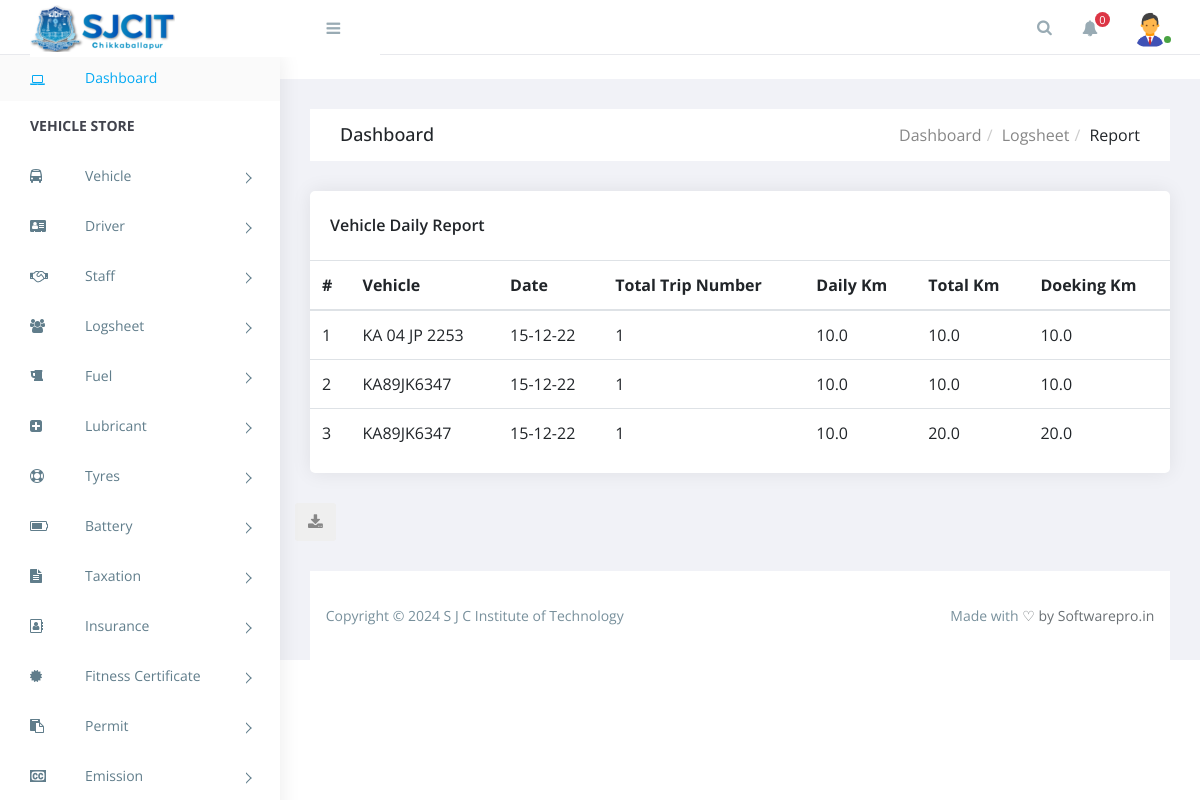
Page /logsheet_other (signed in) on the committed database.
### accounts/models.py (models this page shows, shortened)
class Profile(models.Model):
    user = models.OneToOneField(User,null=True,on_delete=models.CASCADE)
    name = models.CharField(max_length=200,null=True)
    phone = models.CharField(max_length=200,null=True)
    email = models.EmailField(max_length=50,null=True)
    image = models.ImageField(default='/admin.png',null=True)
    date_created = models.DateTimeField(auto_now_add=True,null=True)

### invoice/models.py (models this page shows, shortened)
class Log(models.Model):
    vehicle = models.ForeignKey(Vehicle, on_delete=models.CASCADE)
    date_time = models.DateTimeField(
        default=timezone.now, blank=True, null=True)
    @property
    def doeking_km(self):
        if Logsheet.objects.filter(log=self).exists():
            return Logsheet.objects.filter(log=self).last().doeking_km
        elif Logsheet.objects.filter(log=self) == None:
            return 0
        else:
            return 0
    @property
    def daily_km(self):
        return Logsheet.objects.filter(log=self).aggregate(Sum('daily_km'))['daily_km__sum']
    @property
    def total_km(self):
        if Logsheet.objects.filter(log=self).exists():
            return Logsheet.objects.filter(log=self).last().doeking_km
        elif Logsheet.objects.filter(log__vehicle=self.vehicle) == None:
            return 0
        else:
            return 0
    @property
    def total_trip(self):
        return Logsheet.objects.filter(log=self).count()

class Vehicle(models.Model):
    user = models.ForeignKey(
        User, on_delete=models.CASCADE, related_name="vehicles")
    vehicle_no = models.CharField(max_length=100, blank=False, null=False)
    type = models.CharField(max_length=100, blank=False, null=False,)
    owner_name = models.CharField(max_length=100, blank=False, null=False)
    wheel_base = models.CharField(max_length=100, blank=False, null=False,)
    engine_no = models.CharField(max_length=100, blank=False, null=False,unique=True)
    chasis_no = models.CharField(
        max_length=100, blank=False, null=False, unique=True)
    body_type = models.CharField(max_length=100, blank=False, null=False)
    fuel_type = models.CharField(max_length=100, blank=False, null=False)
    fuel_capacity = models.FloatField(blank=False, null=False)
    make = models.CharField(max_length=100, null=False, blank=False)
    seating_capacity = models.IntegerField(blank=False, null=False)
    unloaden_weight = models.IntegerField(blank=False, null=False)
    loaden_weight = models.IntegerField(blank=False, null=False)
    tyre_size = models.CharField(max_length=100, blank=False, null=False)
    registration_date = models.DateField(blank=False, null=False)
    target_kmpl = models.FloatField(blank=False, null=False, )

class Logsheet(models.Model):
    log = models.ForeignKey(
        Log, on_delete=models.CASCADE, related_name="logsheets")
    driver = models.ForeignKey(
        Driver, on_delete=models.CASCADE, blank=True, null=True)
    trip = models.IntegerField(blank=False, null=False)
    distance_from = models.FloatField(blank=True, null=True, )
    distance_to = models.FloatField(blank=True, null=True, )
    time_from = models.TimeField(blank=False, null=False, default=timezone.now)
    time_to = models.TimeField(blank=False, null=False, default=timezone.now)
    source = models.CharField(max_length=100, blank=True, null=True)
    destination = models.CharField(max_length=100, blank=True, null=True)
    daily_km = models.FloatField(blank=True, null=True,)
    doeking_km = models.FloatField(blank=True, null=True,)

### accounts/decorators.py (the view)
        def wrapper_func(request, *args, **kwargs):
            group = None
            if request.user.groups.exists():
                group = request.user.groups.all()[0].name
            if group in allowed_roles:
                return view_func(request, *args, **kwargs)
            else:
                return HttpResponse('You are not authorized to view this page')

### invoice/notification_processors.py (called while the page is built)
def notifications(request):
    data = Notify.objects.filter(sent=True).order_by('-id')[:3]
    return {'notifications': data}

### invoice/views.py (called while the page is built)
@login_required(login_url="login")
@allowed_users(allowed_roles=["operator"])
def logsheet_other(request):
    log = Log.objects.all().order_by('-date_time')
    return render(request, "invoice/logsheet_other.html", {"log": log, "room_name": "broadcast", })

### templates/invoice/logsheet_other.html (shortened to what this page needs)
{% extends 'base/base.html' %}
{% block breadcrumbs %}
<div class="breadcrumbs">
    <div class="breadcrumbs-inner">
        <div class="row m-0">
            <div class="col-sm-4">
                <div class="page-header float-left">
                    <div class="page-title">
                        <h1>Dashboard</h1>
                    </div>
                </div>
            </div>
            <div class="col-sm-8">
                <div class="page-header float-right">
                    <div class="page-title">
                        <ol class="breadcrumb text-right">
                            <li><a href="">Dashboard</a></li>
                            <li><a href="">Logsheet</a></li>
                            <li class="active">Report</li>
                        </ol>
                    </div>
                </div>
            </div>
        </div>
    </div>
</div>
{% endblock breadcrumbs %}
{% block content %}
<div class="row" style="display: block;">
    <div class="invoice">
    <div class="col-xl-12">
        <div id="invoice">
            <div class="card">
                <div class="card-body">
                    <h4 class="box-title">Vehicle Daily Report</h4>
                </div>
                <div class="card-body--">
                    <table class="table table-hover">
                        <thead>
                            <tr>
                                <th class="expend">#</th>
                                <th class="shrink">Vehicle</th>
                                <th class="shrink">Date</th>
                                <th class="shrink">Total Trip Number</th>
                                <th class="shrink">Daily Km</th>
                                <th class="shrink">Total Km</th>
                                <th class="shrink">Doeking Km</th>
                            </tr>
                        </thead>
                        <tbody>
                            {% if log %}
                            {% for l in log %}
                            <tr>
                                <td class="expend">{{forloop.counter}}</td>
                                <td class="shrink">{{l.vehicle.vehicle_no}}</td>
                                <td class="shrink">{{l.date_time|date:'d-m-y'}}</td>
                                <td class="shrink">{{l.total_trip}}</td>
                                <td class="shrink">{{l.daily_km}}</td>
                                <td class="shrink">{{l.total_km}}</td>
                                <td class="shrink">{{l.doeking_km}}</td>
                            </tr>
                            {% endfor %}
                            {% else %}
                            <tr>
                                <td colspan="4" class="text-center">No Data</td>
                            </tr>
                            {% endif %}
                        </tbody>
                    </table>
                </div>
            </div>
        </div>
    </div>
    </div>
    <button class="btn" onclick="generatePDF()"><i class="fa fa-download"></i></button>
</div>
{% endblock content %}

### templates/base/base.html (shortened to what this page needs)
<!doctype html>
<html class="no-js" lang="">
{% load static %}
<head>
    <link rel="stylesheet" href="https://cdn.jsdelivr.net/npm/normalize.css@8.0.0/normalize.min.css">
    <link rel="stylesheet" href="https://cdn.jsdelivr.net/npm/bootstrap@4.1.3/dist/css/bootstrap.min.css">
    <link rel="stylesheet" href="https://cdn.jsdelivr.net/npm/font-awesome@4.7.0/css/font-awesome.min.css">
    <link rel="stylesheet" href="https://cdn.jsdelivr.net/gh/lykmapipo/themify-icons@0.1.2/css/themify-icons.css">
    <link rel="stylesheet"
        href="https://cdn.jsdelivr.net/npm/pixeden-stroke-7-icon@1.2.3/pe-icon-7-stroke/dist/pe-icon-7-stroke.min.css">
    <link rel="stylesheet" href="https://cdnjs.cloudflare.com/ajax/libs/flag-icon-css/3.2.0/css/flag-icon.min.css"> -->
    <link rel="stylesheet" href="{% static 'assets/css/cs-skin-elastic.css' %}">
    <link rel="stylesheet" href="{% static 'assets/css/style.css' %}">
    <link href="https://cdn.jsdelivr.net/npm/chartist@0.11.0/dist/chartist.min.css" rel="stylesheet">
    <link href="https://cdn.jsdelivr.net/npm/jqvmap@1.5.1/dist/jqvmap.min.css" rel="stylesheet">
    <link href="https://cdn.jsdelivr.net/npm/weathericons@2.1.0/css/weather-icons.css" rel="stylesheet" />
    <link href="https://cdn.jsdelivr.net/npm/fullcalendar@3.9.0/dist/fullcalendar.min.css" rel="stylesheet" />
    <link href="https://cdn.jsdelivr.net/timepicker.js/latest/timepicker.min.css" rel="stylesheet" />
</head>
<body>
    {% include 'base/sidebar.html' %}
    <div id="right-panel" class="right-panel">
        {% include 'base/navbar.html' %}
        {% block breadcrumbs %}
        {% endblock breadcrumbs %}
        <div class="content">
            <div class="animated fadeIn">
                {% block content %}
                {% endblock content %}
            </div>
        </div>
        {% include 'base/footer.html' %}
    </div>
</body>
</html>

### templates/base/sidebar.html (shortened to what this page needs)
<aside id="left-panel" class="left-panel">
    <nav class="navbar navbar-expand-sm navbar-default">
        <div id="main-menu" class="main-menu collapse navbar-collapse">
            <ul class="nav navbar-nav">
                <li class="active">
                    <a href="{% url 'view_vehicle' %}"><i class="menu-icon fa fa-laptop"></i>Dashboard </a>
                </li>
                <li class="menu-title">Vehicle Store</li>
                {% if request.user.is_staff %}
                <li class="menu-item-has-children dropdown">
                    <a href="" class="dropdown-toggle" data-toggle="dropdown" aria-haspopup="true"
                        aria-expanded="false"> <i class="menu-icon fa fa-bus "></i>Vehicle</a>
                </li>
                <li class="menu-item-has-children dropdown">
                    <a href="" class="dropdown-toggle" data-toggle="dropdown" aria-haspopup="true"
                        aria-expanded="false"> <i class="menu-icon fa fa-address-card "></i>Driver</a>
                </li>
                <li class="menu-item-has-children dropdown">
                    <a href="" class="dropdown-toggle" data-toggle="dropdown" aria-haspopup="true"
                        aria-expanded="false"> <i class="menu-icon fa fa-handshake-o"></i>Staff</a>
                </li>
                <li class="menu-item-has-children dropdown">
                    <a href="#" class="dropdown-toggle" data-toggle="dropdown" aria-haspopup="true"
                        aria-expanded="false"> <i class="menu-icon fa fa-users "></i>Logsheet</a>
                </li>
                <li class="menu-item-has-children dropdown">
                    <a href="#" class="dropdown-toggle" data-toggle="dropdown" aria-haspopup="true"
                        aria-expanded="false"> <i class="menu-icon fa fa-beer"></i>Fuel</a>
                </li>
                <li class="menu-item-has-children dropdown">
                    <a href="#" class="dropdown-toggle" data-toggle="dropdown" aria-haspopup="true"
                        aria-expanded="false"> <i class="menu-icon fa fa-plus-square"></i>Lubricant</a>
                </li>
                <li class="menu-item-has-children dropdown">
                    <a href="#" class="dropdown-toggle" data-toggle="dropdown" aria-haspopup="true"
                        aria-expanded="false"> <i class="menu-icon fa fa-life-ring"></i>Tyres</a>
                </li>
                <li class="menu-item-has-children dropdown">
                    <a href="#" class="dropdown-toggle" data-toggle="dropdown" aria-haspopup="true"
                        aria-expanded="false"> <i class="menu-icon fa fa-battery-three-quarters"></i>Battery</a>
                </li>
                <li class="menu-item-has-children dropdown">
                    <a href="#" class="dropdown-toggle" data-toggle="dropdown" aria-haspopup="true"
                        aria-expanded="false"> <i class="menu-icon fa fa-file-text"></i>Taxation</a>
                </li>
                <li class="menu-item-has-children dropdown">
                    <a href="#" class="dropdown-toggle" data-toggle="dropdown" aria-haspopup="true"
                        aria-expanded="false"> <i class="menu-icon fa fa-address-book-o"></i>Insurance</a>
                </li>
                <li class="menu-item-has-children dropdown">
                    <a href="#" class="dropdown-toggle" data-toggle="dropdown" aria-haspopup="true" aria-expanded="false"> <i
                            class="menu-icon fa fa-certificate"></i>Fitness Certificate</a>
                </li>
                <li class="menu-item-has-children dropdown">
                    <a href="#" class="dropdown-toggle" data-toggle="dropdown" aria-haspopup="true" aria-expanded="false"> <i
                            class="menu-icon fa fa-clipboard"></i>Permit</a>
                </li>
                <li class="menu-item-has-children dropdown">
                    <a href="#" class="dropdown-toggle" data-toggle="dropdown" aria-haspopup="true" aria-expanded="false"> <i
                            class="menu-icon fa fa-cc"></i>Emission</a>
                </li>
                {% endif %}
            </ul>
        </div>
    </nav>
</aside>

### templates/base/navbar.html (shortened to what this page needs)
{% load static %}
<header id="header" class="header">
    <div class="top-left">
        <div class="navbar-header">
            <a class="navbar-brand" href=""><img src="{% static 'images/logo_1.png' %}" alt="Logo"></a>
            <a id="menuToggle" class="menutoggle"><i class="fa fa-bars"></i></a>
        </div>
    </div>
    <div class="top-right">
        <div class="header-menu">
            <div class="header-left">
                <button class="search-trigger"><i class="fa fa-search"></i></button>
                <div class="dropdown for-notification">
                    <button class="btn btn-secondary dropdown-toggle" type="button" id="notification"
                        data-toggle="dropdown" aria-haspopup="true" aria-expanded="false">
                        <i class="fa fa-bell"></i>
                        <span class="count bg-danger" id="notification-badge">0</span>
                    </button>
                </div>
            </div>
            {% if request.user.is_authenticated %}
            {% if request.user.is_superuser %}
            <div class="user-area dropdown float-right">
                <a href="#" class="dropdown-toggle active" data-toggle="dropdown" aria-haspopup="true"
                    aria-expanded="false">
                    <img class="user-avatar rounded-circle" src="{{request.user.profile.image.url}}" alt="User Avatar">
                </a>
                <div class="user-menu dropdown-menu">
                    <a class="nav-link" href="{% url 'logout' %}"><i class="fa fa-power -off"></i>Logout</a>
                </div>
            </div>
            {% else %}
            <div class="user-area dropdown float-right">
                <a href="#" class="dropdown-toggle active" data-toggle="dropdown" aria-haspopup="true"
                    aria-expanded="false">
                    <img class="user-avatar rounded-circle" src="{{request.user.profile.image.url}}" alt="User Avatar">
                </a>
            </div>
            {% endif %}
            {% endif %}
        </div>
    </div>
</header>

### templates/base/footer.html
<footer class="site-footer">
    <div class="footer-inner bg-white">
        <div class="row">
            <div class="col-sm-6">
                Copyright &copy; {% now 'Y' %}  S J C Institute of Technology
            </div>
            <div class="col-sm-6 text-right">
                Made with <a href="https://softwarepro.in/">♡ by Softwarepro.in</a>
            </div>
        </div>
    </div>
</footer>

### templates/base/base.html (style rules this page uses)
table { border-collapse: collapse; border-spacing: 0; width: 100%; }
table th.shrink { white-space: nowrap; }

### rows in the picture
Log: vehicle.vehicle_no "KA 04 JP 2253", date_time "15-12-22", total_trip "1", daily_km "10.0", total_km "10.0", doeking_km "10.0"
Log: vehicle.vehicle_no "KA89JK6347", date_time "15-12-22", total_trip "1", daily_km "10.0", total_km "10.0", doeking_km "10.0"
Log: vehicle.vehicle_no "KA89JK6347", date_time "15-12-22", total_trip "1", daily_km "10.0", total_km "20.0", doeking_km "20.0"
